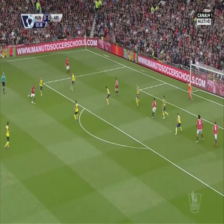
#> input picture dataset.png, 224 x 224 px
$ python -i test_classification.py   (imports and definitions only)
#> lines starting #> are read from the running program, lines starting #| are printed output that depends on the picture; after the words box and inside, x2 and y2 are one past the last pixel; in counts of white or black regions, pixels touching at a corner belong together
#> further down, picture is the input picture: shape (224, 224, 3); mean B, G, R 77.4, 121.5, 111.7
import cv2
import numpy as np
from sklearn.metrics import pairwise_distances
def remove_grass_background(image):
    """去除草地背景并返回掩码"""
    hsv = cv2.cvtColor(image, cv2.COLOR_BGR2HSV)
#> hsv: shape (224, 224, 3); mean H, S, V 60.4, 100.7, 128

    # 定义绿色的范围
    lower_green = np.array([35, 40, 40])
    upper_green = np.array([85, 255, 255])

    # 生成掩码，识别出草地部分
    mask = cv2.inRange(hsv, lower_green, upper_green)
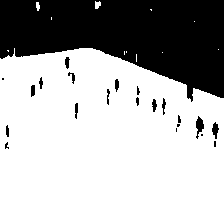
#> mask: shape (224, 224); 69.7% white; 22 black regions (8 under 20 px), largest, box (x1, y1, x2, y2) and area: (0, 0, 224, 102) 14580, (196, 116, 204, 139) 102, (212, 122, 219, 139) 70

    # 反转掩码，保留非绿色区域
    mask_inv = cv2.bitwise_not(mask)

    # 应用掩码到原图
    filtered_image = cv2.bitwise_and(image, image, mask=mask_inv)
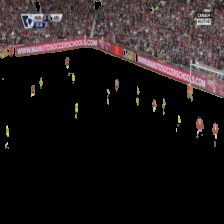
#> filtered_image: shape (224, 224, 3); mean B, G, R 26.5, 26.3, 32.5

    return filtered_image, mask_inv

def extract_color_histogram(image, bins=(8, 8, 8)):
    """计算颜色直方图，排除被掩码区域；若全被掩盖，使用均匀直方图"""
    filtered_image, mask_inv = remove_grass_background(image)

    # 转换为 HSV 颜色空间
    hsv = cv2.cvtColor(filtered_image, cv2.COLOR_BGR2HSV)
#> hsv: shape (224, 224, 3); mean H, S, V 31.9, 17.5, 32.9

    # 计算带掩码的直方图
    hist = cv2.calcHist([hsv], [0, 1, 2], mask_inv, bins, [0, 180, 0, 256, 0, 256])

    # 如果整张图片被掩盖，返回均匀直方图
    if np.sum(mask_inv) == 0:
        print("全被掩盖，使用均匀直方图")
        # 均匀直方图：所有值相等，且总和为 1
        hist = np.ones(bins[0] * bins[1] * bins[2], dtype=np.float32)
        hist /= np.sum(hist)  # 归一化

    else:
        cv2.normalize(hist, hist)

    return hist.flatten()

team_db = {
    "left": [],
    "right": [],
}

# samples = [
#     ("left_player_1.jpg", [50, 100, 200, 300], "left"),
#     ("right_player_1.jpg", [30, 60, 180, 250], "right")
# ]


def process_db(samples):
    for img_path, bbox, team in samples:
        image = cv2.imread(img_path)
        x1, y1, x2, y2 = bbox
        player_crop = image[y1:y2, x1:x2]
        feature = extract_color_histogram(player_crop)
        team_db[team].append(feature)


def chi_square_distance(x, y, eps=1e-10):
    return 0.5 * np.sum(((x - y) ** 2) / (x + y + eps))

def reduce_distance(distances, k = 64):
    # 从小到大排序
    sorted_indices = np.argsort(distances)
    # 选择前 k 个最小距离
    selected_indices = sorted_indices[:k]
    # 计算平均距离
    mean_distance = np.mean(distances[selected_indices])
    return mean_distance

# 新图片推理
def predict_team(image, bbox):
    x1, y1, x2, y2 = bbox
    player_crop = image[y1:y2, x1:x2]
    feature = extract_color_histogram(player_crop)

    # 计算与数据库中每一类的距离
    distances_left = pairwise_distances([feature], team_db["left"], metric=chi_square_distance).flatten()
    distances_right = pairwise_distances([feature], team_db["right"], metric=chi_square_distance).flatten()


    distance_left = reduce_distance(distances_left)
    distance_right = reduce_distance(distances_right)


    # 选择最小距离的类别
    if len(distances_left) > 0 and len(distances_right) > 0:
        if distance_left < distance_right:
            return "left", distance_left, distance_right
        else:
            return "right", distance_left, distance_right
    return "unknown"


# [106 lines not run here, left out]
            # [19 lines of commented-out code are left out]

>>> import cv2
>>> picture = cv2.imread('dataset.png')
>>> result = extract_color_histogram(picture)
#> result = 512 values, max 0.565 at index 458, min 0 at index 0, mean 0.0103

$ run again, on visualization.jpg
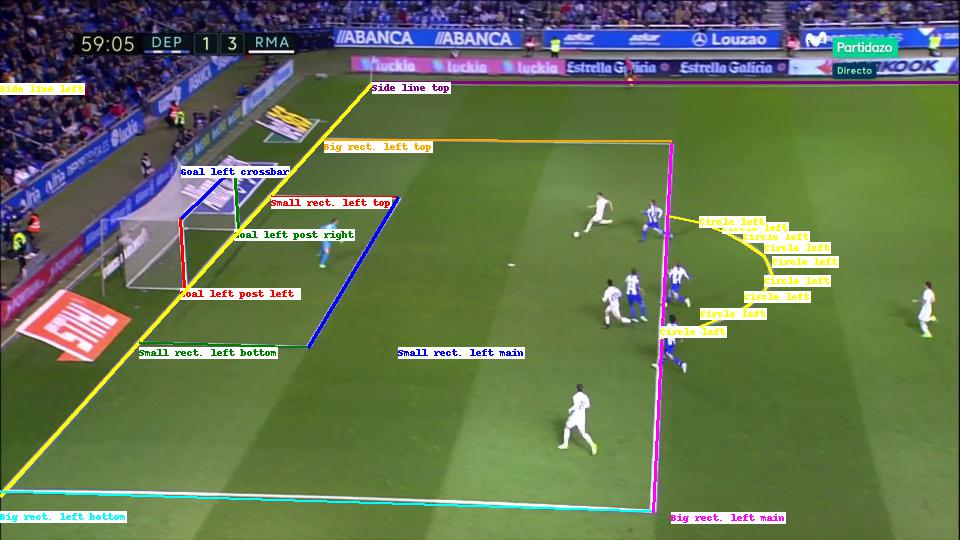
#> input picture visualization.jpg, 960 x 540 px
#> picture is the input picture: shape (540, 960, 3); mean B, G, R 82.5, 115.9, 100.8
#> in remove_grass_background, `mask = cv2.inRange(hsv, lower_green, upper_green)`:
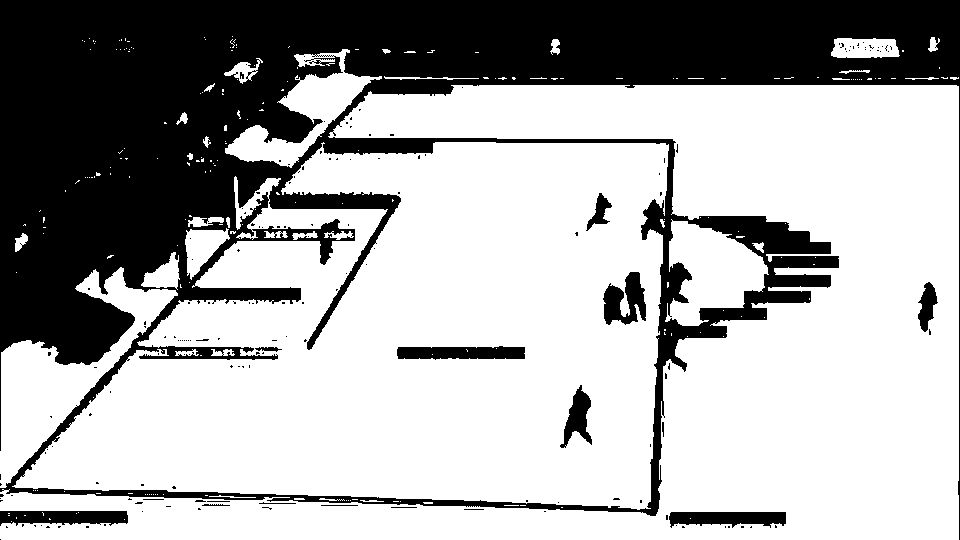
#> mask: shape (540, 960); 66.9% white; 169 black regions (151 under 20 px), largest, box (x1, y1, x2, y2) and area: (0, 0, 960, 540) 162759, (0, 511, 128, 526) 1563, (397, 346, 525, 360) 1510
#> in remove_grass_background, `filtered_image = cv2.bitwise_and(image, image, mask=mask_inv)`:
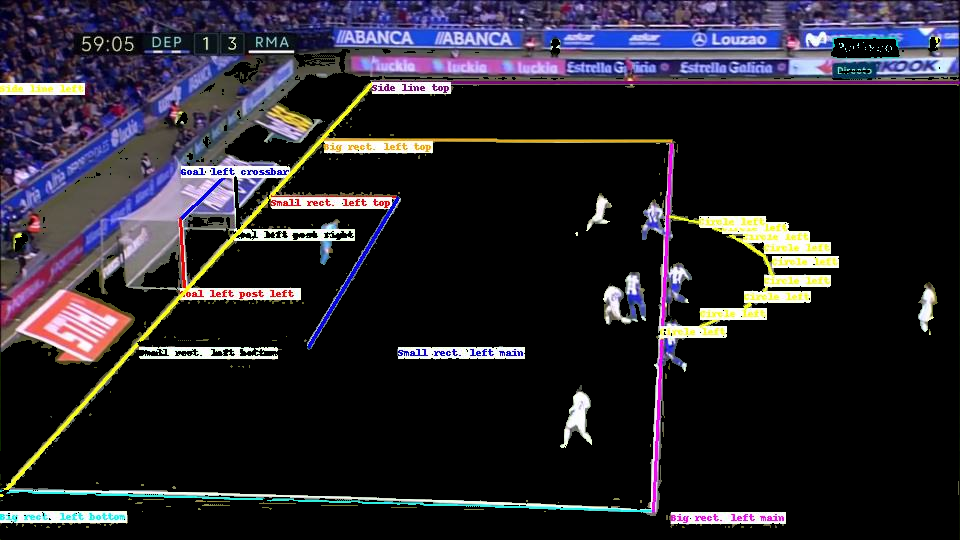
#> filtered_image: shape (540, 960, 3); mean B, G, R 42.9, 35, 38
#> result = 512 values, max 0.256 at index 10, min 0 at index 146, mean 0.0217

$ run again, on visualization2.jpg
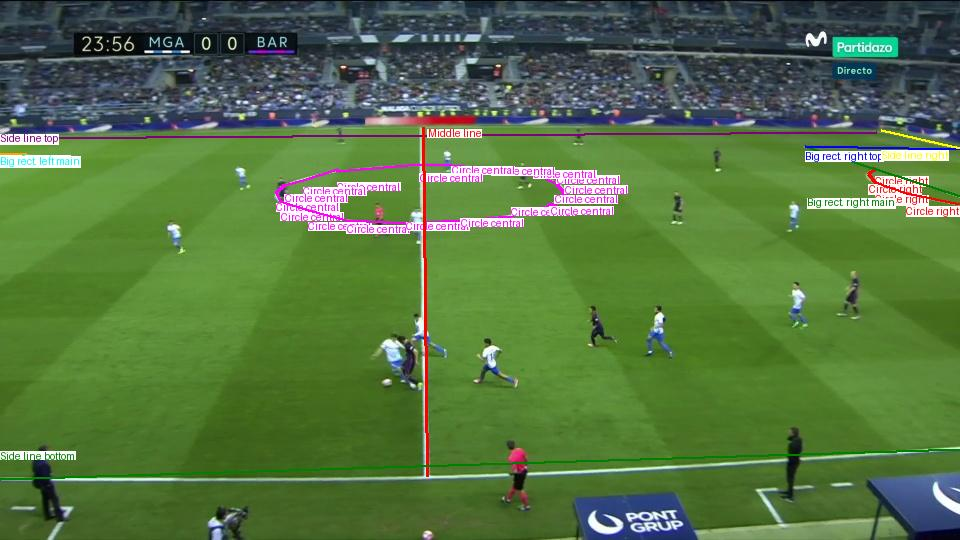
#> input picture visualization2.jpg, 960 x 540 px
#> picture is the input picture: shape (540, 960, 3); mean B, G, R 66.7, 116.4, 85.1
#> in remove_grass_background, `mask = cv2.inRange(hsv, lower_green, upper_green)`:
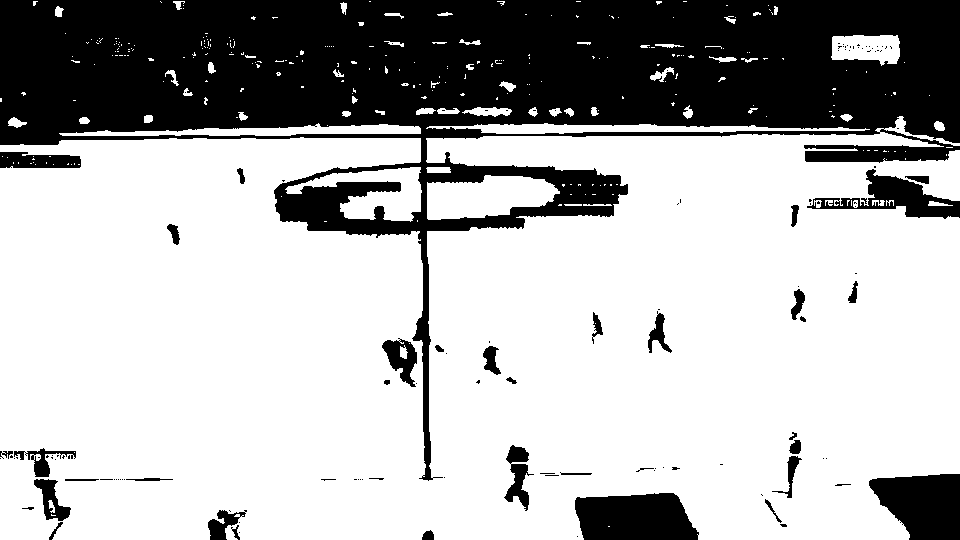
#> mask: shape (540, 960); 69.6% white; 132 black regions (95 under 20 px), largest, box (x1, y1, x2, y2) and area: (0, 0, 960, 481) 137646, (575, 493, 699, 540) 4908, (869, 474, 960, 540) 4586
#> in remove_grass_background, `filtered_image = cv2.bitwise_and(image, image, mask=mask_inv)`:
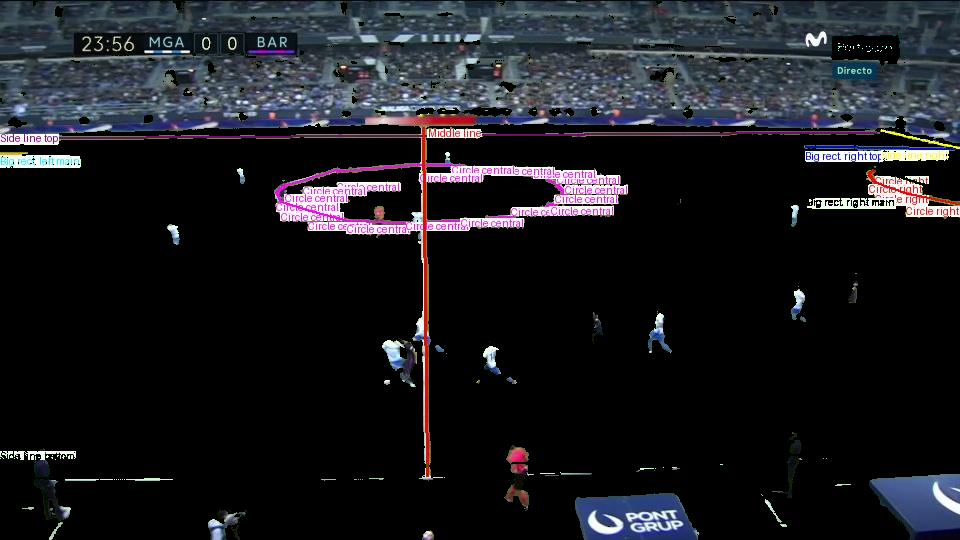
#> filtered_image: shape (540, 960, 3); mean B, G, R 31.5, 27.1, 26.2
#> result = 512 values, max 0.632 at index 274, min 0 at index 146, mean 0.00955
